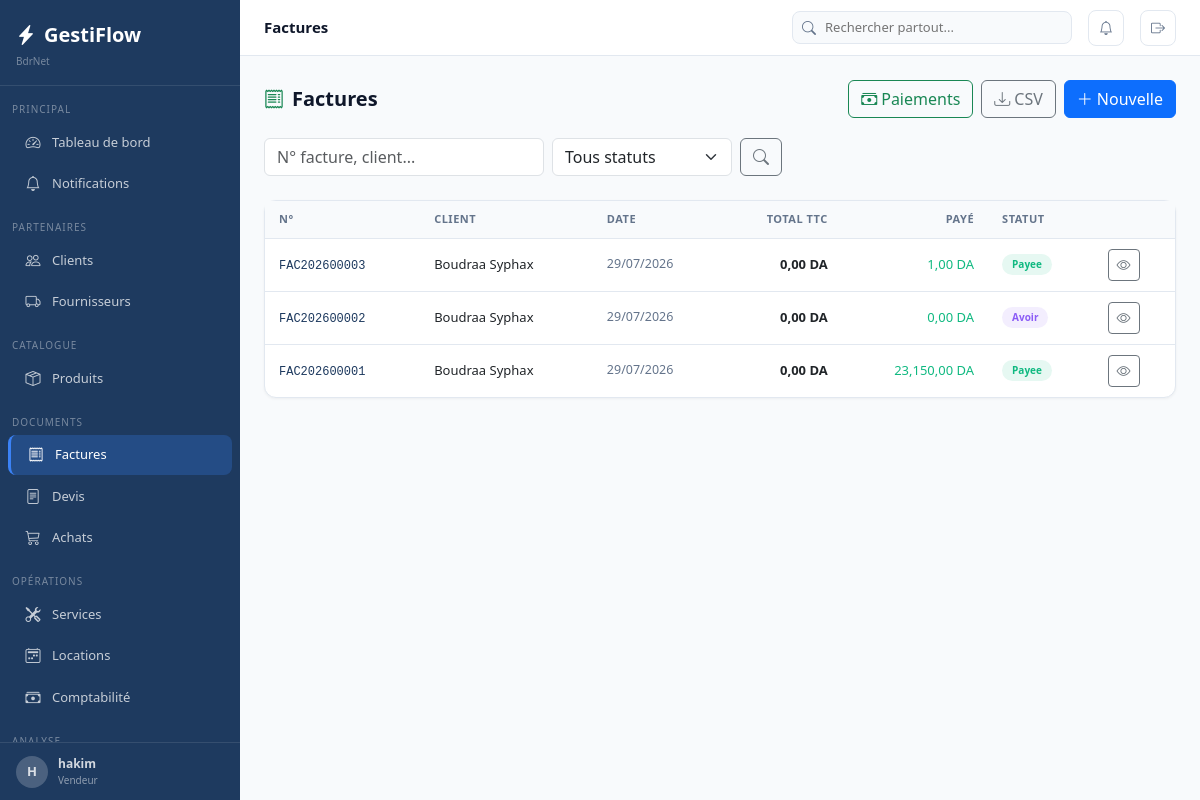
/ventes/ (signed in), run on the app's committed database.
### apps/core/models.py (models this page shows, shortened)
class Parametre(models.Model):
    cle         = models.CharField(max_length=100, unique=True)
    valeur      = models.TextField(blank=True)
    description = models.CharField(max_length=200, blank=True)
    class Meta:
        verbose_name        = "Parametre"
        verbose_name_plural = "Parametres"
    @classmethod
    def get(cls, cle, defaut=''):
        try:
            return cls.objects.get(cle=cle).valeur
        except cls.DoesNotExist:
            return defaut

### apps/authentication/models.py (models this page shows, shortened)
class Utilisateur(AbstractUser):
    class Role(models.TextChoices):
        ADMIN       = 'admin',       'Administrateur'
        MANAGER     = 'manager',     'Manager'
        VENDEUR     = 'vendeur',     'Vendeur'
        TECHNICIEN  = 'technicien',  'Technicien'
        COMPTABLE   = 'comptable',   'Comptable'
        CAISSIER    = 'caissier',    'Caissier'
    role            = models.CharField(max_length=20, choices=Role.choices, default=Role.VENDEUR)
    telephone       = models.CharField(max_length=20, blank=True)
    actif           = models.BooleanField(default=True)
    derniere_activite = models.DateTimeField(null=True, blank=True)
    photo           = models.ImageField(upload_to='utilisateurs/', null=True, blank=True)
    class Meta:
        verbose_name        = "Utilisateur"
        verbose_name_plural = "Utilisateurs"
    @property
    def est_admin(self):
        return self.role == self.Role.ADMIN or self.is_superuser

### apps/ventes/models.py (models this page shows, shortened)
class Facture(TimestampedModel):
    class Statut(models.TextChoices):
        BROUILLON  = 'brouillon',  'Brouillon'
        EN_ATTENTE = 'en_attente', 'En attente'
        PARTIELLE  = 'partielle',  'Partiellement payee'
        PAYEE      = 'payee',      'Payee'
        ANNULEE    = 'annulee',    'Annulee'
        AVOIR      = 'avoir',      'Avoir'
    numero         = models.CharField(max_length=20, unique=True, blank=True)
    client         = models.ForeignKey('clients.Client', on_delete=models.PROTECT, related_name='factures')
    vendeur        = models.ForeignKey(settings.AUTH_USER_MODEL, on_delete=models.SET_NULL, null=True, blank=True, related_name='factures_vendues')
    date_facture   = models.DateField(default=timezone.now)
    date_echeance  = models.DateField(null=True, blank=True)
    statut         = models.CharField(max_length=20, choices=Statut.choices, default=Statut.BROUILLON)
    remise_globale = models.DecimalField(max_digits=5, decimal_places=2, default=0)
    sous_total_ht  = models.DecimalField(max_digits=14, decimal_places=2, default=0)
    montant_remise = models.DecimalField(max_digits=14, decimal_places=2, default=0)
    total_ht       = models.DecimalField(max_digits=14, decimal_places=2, default=0)
    total_tva      = models.DecimalField(max_digits=14, decimal_places=2, default=0)
    total_ttc      = models.DecimalField(max_digits=14, decimal_places=2, default=0)
    montant_paye   = models.DecimalField(max_digits=14, decimal_places=2, default=0)
    notes          = models.TextField(blank=True)
    conditions     = models.TextField(blank=True)
    class Meta:
        verbose_name = "Facture"
        ordering     = ['-date_facture','-cree_le']

### apps/clients/models.py (models this page shows, shortened)
class Client(TimestampedModel, SoftDeleteModel, Adresse):
    class TypeClient(models.TextChoices):
        PARTICULIER    = 'particulier',    'Particulier'
        ENTREPRISE     = 'entreprise',     'Entreprise'
        ADMINISTRATION = 'administration', 'Administration'
    code             = models.CharField(max_length=20, unique=True, blank=True)
    nom              = models.CharField(max_length=200)
    type_client      = models.CharField(max_length=20, choices=TypeClient.choices, default=TypeClient.PARTICULIER)
    telephone        = models.CharField(max_length=20, blank=True)
    telephone2       = models.CharField(max_length=20, blank=True)
    email            = models.EmailField(blank=True)
    registre_commerce = models.CharField(max_length=50, blank=True)
    nif              = models.CharField(max_length=20, blank=True)
    nis              = models.CharField(max_length=20, blank=True)
    limite_credit    = models.DecimalField(max_digits=14, decimal_places=2, default=0)
    remise_defaut    = models.DecimalField(max_digits=5,  decimal_places=2, default=0)
    notes            = models.TextField(blank=True)
    actif            = models.BooleanField(default=True)
    class Meta:
        verbose_name        = "Client"
        verbose_name_plural = "Clients"
        ordering            = ['nom']

### apps/ventes/views.py (the view)
# urls.py: path('',                     views.liste,       name='liste'),
@login_required
def liste(request):
    q      = sanitize_search_query(request.GET.get('q',''))
    statut = request.GET.get('statut','')
    qs     = Facture.objects.select_related('client','vendeur').order_by('-date_facture','-cree_le')
    if q:      qs = qs.filter(Q(numero__icontains=q)|Q(client__nom__icontains=q))
    if statut: qs = qs.filter(statut=statut)
    page = Paginator(qs, 25).get_page(request.GET.get('page'))
    totaux = qs.aggregate(ca=Sum('total_ttc'), paye=Sum('montant_paye'))
    return render(request, 'ventes/liste.html', {'factures': page, 'q': q, 'statut': statut, 'totaux': totaux, 'statuts': Facture.Statut.choices})

### templates/ventes/liste.html (shortened to what this page needs)
{% extends 'base.html' %}
{% load humanize %}
{% block topbar_title %}Factures{% endblock %}
{% block content %}
<div class="page-header">
  <div><h1 class="page-title"><i class="bi bi-receipt me-2 text-success"></i>Factures</h1></div>
  <div class="d-flex gap-2">
    <a href="{% url 'ventes:paiements_liste' %}" class="btn btn-outline-success"><i class="bi bi-cash-stack me-1"></i>Paiements</a>
    <a href="{% url 'ventes:export_csv' %}" class="btn btn-outline-secondary"><i class="bi bi-download me-1"></i>CSV</a>
    <a href="{% url 'ventes:create' %}" class="btn btn-primary"><i class="bi bi-plus-lg me-1"></i>Nouvelle</a>
  </div>
</div>
<form method="get" class="d-flex gap-2 mb-4 flex-wrap">
  <input type="text" name="q" value="{{ q }}" class="form-control" placeholder="N° facture, client..." style="max-width:280px;">
  <select name="statut" class="form-select" style="max-width:180px;" onchange="this.form.submit()">
    <option value="">Tous statuts</option>
  </select>
  <button type="submit" class="btn btn-outline-secondary"><i class="bi bi-search"></i></button>
</form>
<div class="card">
  <div style="overflow-x:auto;"><table class="table-modern">
    <thead><tr><th>N°</th><th>Client</th><th>Date</th><th class="text-end">Total TTC</th><th class="text-end">Payé</th><th>Statut</th><th></th></tr></thead>
    <tbody>
      {% for f in factures %}
      <tr>
        <td><a href="{% url 'ventes:detail' f.pk %}" style="font-family:monospace;font-size:12px;color:var(--primary);text-decoration:none;">{{ f.numero }}</a></td>
        <td style="font-weight:500;">{{ f.client.nom }}</td>
        <td style="color:var(--text-secondary);font-size:12.5px;">{{ f.date_facture|date:"d/m/Y" }}</td>
        <td class="text-end" style="font-weight:600;">{{ f.total_ttc|floatformat:2|intcomma }} DA</td>
        <td class="text-end" style="color:#10b981;">{{ f.montant_paye|floatformat:2|intcomma }} DA</td>
        <td><span class="badge-status badge-{{ f.statut }}" style="font-size:10px;">{{ f.get_statut_display }}</span></td>
        <td><a href="{% url 'ventes:detail' f.pk %}" class="btn btn-sm btn-outline-secondary btn-icon"><i class="bi bi-eye"></i></a></td>
      </tr>
      {% empty %}
      <tr><td colspan="7" class="text-center py-5" style="color:var(--text-secondary);">Aucune facture</td></tr>
      {% endfor %}
    </tbody>
  </table></div>
</div>
{% endblock %}

### templates/base.html (shortened to what this page needs)
<!DOCTYPE html>
<html lang="fr">
<head>
<link rel="stylesheet" href="https://cdn.jsdelivr.net/npm/bootstrap@5.3.3/dist/css/bootstrap.min.css">
<link rel="stylesheet" href="https://cdn.jsdelivr.net/npm/bootstrap-icons@1.11.3/font/bootstrap-icons.min.css">
</head>
<body>
{% if user.is_authenticated %}
<nav class="sidebar">
  <div class="sidebar-nav">
    <div class="sidebar-logo">
      <a class="sidebar-logo-text" href="{% url 'dashboard:index' %}"><i class="bi bi-lightning-charge-fill me-2"></i>GestiFlow</a>
      <div style="font-size:10px;color:rgba(255,255,255,.4);margin-top:4px;">{{ ENTREPRISE.NOM_ENTREPRISE }}</div>
    </div>
    <div class="sidebar-section">Principal</div>
    <a href="{% url 'dashboard:index' %}" class="sidebar-item {% if request.resolver_match.app_name == 'dashboard' %}active{% endif %}"><i class="bi bi-speedometer2"></i><span>Tableau de bord</span></a>
    <a href="{% url 'core:notifications' %}" class="sidebar-item"><i class="bi bi-bell" ></i><span>Notifications</span></a>
    <div class="sidebar-section">Partenaires</div>
    <a href="{% url 'clients:liste' %}" class="sidebar-item {% if request.resolver_match.app_name == 'clients' %}active{% endif %}"><i class="bi bi-people"></i><span>Clients</span></a>
    <a href="{% url 'fournisseurs:liste' %}" class="sidebar-item {% if request.resolver_match.app_name == 'fournisseurs' %}active{% endif %}"><i class="bi bi-truck"></i><span>Fournisseurs</span></a>
    <div class="sidebar-section">Catalogue</div>
    <a href="{% url 'produits:liste' %}" class="sidebar-item "><i class="bi bi-box-seam"></i><span>Produits</span></a>
    <div class="sidebar-section">Documents</div>
    <a href="{% url 'ventes:liste' %}" class="sidebar-item {% if request.resolver_match.app_name == 'ventes' %}active{% endif %}"><i class="bi bi-receipt"></i><span>Factures</span></a>
    <a href="{% url 'devis:liste' %}" class="sidebar-item {% if request.resolver_match.app_name == 'devis' %}active{% endif %}"><i class="bi bi-file-text"></i><span>Devis</span></a>
    <a href="{% url 'achats:liste' %}" class="sidebar-item {% if request.resolver_match.app_name == 'achats' %}active{% endif %}"><i class="bi bi-cart3"></i><span>Achats</span></a>
    <div class="sidebar-section">Opérations</div>
    <a href="{% url 'services:liste' %}" class="sidebar-item {% if request.resolver_match.app_name == 'services' %}active{% endif %}"><i class="bi bi-tools"></i><span>Services</span></a>
    <a href="{% url 'locations:liste' %}" class="sidebar-item {% if request.resolver_match.app_name == 'locations' %}active{% endif %}"><i class="bi bi-calendar2-week"></i><span>Locations</span></a>
    <a href="{% url 'comptabilite:historique' %}" class="sidebar-item {% if request.resolver_match.app_name == 'comptabilite' %}active{% endif %}"><i class="bi bi-cash-stack"></i><span>Comptabilité</span></a>
    <div class="sidebar-section">Analyse</div>
  </div>
  <div class="sidebar-footer">
    <a href="{% url 'auth:profil' %}" style="display:flex;align-items:center;gap:10px;text-decoration:none;color:rgba(255,255,255,.8);">
      <div style="width:32px;height:32px;border-radius:50%;background:rgba(255,255,255,.2);display:flex;align-items:center;justify-content:center;font-size:13px;font-weight:700;">{{ user.first_name.0|default:user.username.0|upper }}</div>
      <div><div style="font-size:12px;font-weight:600;">{{ user.get_full_name|default:user.username }}</div><div style="font-size:10px;color:rgba(255,255,255,.5);">{{ user.get_role_display }}</div></div>
    </a>
  </div>
</nav>
<div class="main-content">
<div class="topbar">
  <div class="topbar-title">{% block topbar_title %}{% endblock %}</div>
    <div class="topbar-search" style="position:relative;">
      <i class="bi bi-search"></i>
      <input type="text" id="globalSearch" placeholder="Rechercher partout..." autocomplete="off">
    </div>
    <a href="{% url 'core:notifications' %}" class="topbar-btn" title="Notifications">
      <i class="bi bi-bell{% if notifications_count %}-fill{% endif %}" {% if notifications_count %}style="color:#f59e0b"{% endif %}></i>
    </a>
    <a href="{% url 'auth:deconnexion' %}" class="topbar-btn" title="Déconnexion"><i class="bi bi-box-arrow-right"></i></a>
  </div>
  <div class="content-area">
    {% block content %}{% endblock %}
  </div>
</div>
{% endif %}
</body>
</html>

### data on the page
Parametre: NOM_ENTREPRISE "BdrNet"
Utilisateur: first_name.0 "H", get_full_name "hakim", role "Vendeur"
Facture: numero "FAC202600003", client.nom "Boudraa Syphax", date_facture "29/07/2026", total_ttc "0,00", montant_paye "1,00", statut "Payee"
Facture: numero "FAC202600002", client.nom "Boudraa Syphax", date_facture "29/07/2026", total_ttc "0,00", montant_paye "0,00", statut "Avoir"
Facture: numero "FAC202600001", client.nom "Boudraa Syphax", date_facture "29/07/2026", total_ttc "0,00", montant_paye "23,150,00", statut "Payee"
